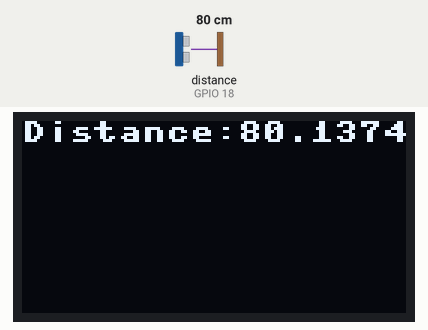
A program run on a simulated ESP32 board running MicroPython. Parts: 128×64 one-colour display. The test bench sets the inputs (shaded band); at power-on: distance to the obstacle (sensor on GPIO 18) 80 cm. The echo pulse lasts 58.3 µs per cm; library files of the repository ran but are not shown: HC1SR04.py, ssd1306.py; what the program prints to the serial console is not drawn.

Above: at 1.2 s.
1.3 s: distance to the obstacle (sensor on GPIO 18) set to 2 cm
At 2.5 s:
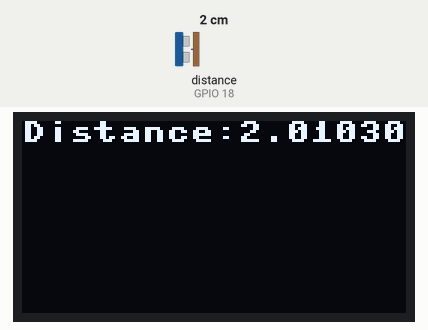
2.8 s: distance to the obstacle (sensor on GPIO 18) set to 4 cm
At 4.0 s:
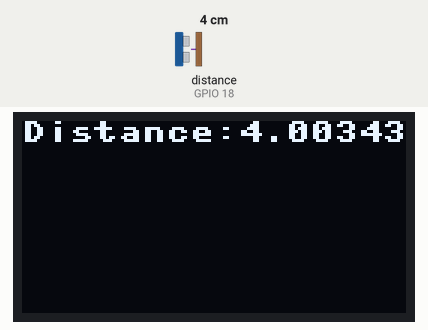
4.3 s: distance to the obstacle (sensor on GPIO 18) set to 9 cm
At 5.5 s:
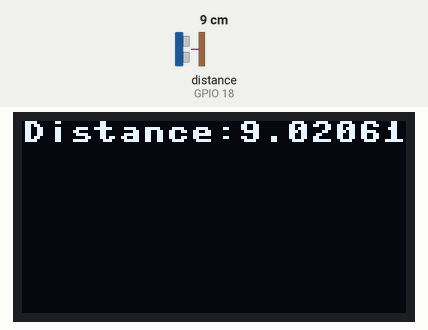
Timing chart, 0 to 7.3 s (numbered marks = the images above; inputs shaded):
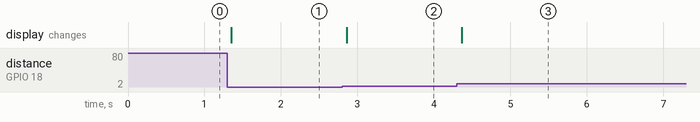

Measured:
- after the input at 1.3 s, the display: changes after 0.05 s (image 1)
- after the input at 2.8 s, the display: changes after 0.06 s (image 2)
- after the input at 4.3 s, the display: changes after 0.07 s (image 3)

The program:

sense_oled.py
```python
from machine import Pin, SoftI2C
from Library.HC1SR04 import HCSR04
from Library.ssd1306 import SSD1306_I2C
from time import sleep

SENSOR = HCSR04(trigger_pin=5, echo_pin=18, echo_timeout_us=25000)
I2C = SoftI2C(scl=Pin(17), sda=Pin(16))
OLED = SSD1306_I2C(128, 64, I2C)


while True:
    OLED.fill(0)
    distance=SENSOR.distance_cm()
    OLED.text('Distance:'+str(distance)+'cm',0,0)
    OLED.show()
    print('Distance:', distance, 'cm')
    sleep(0.1)
```
